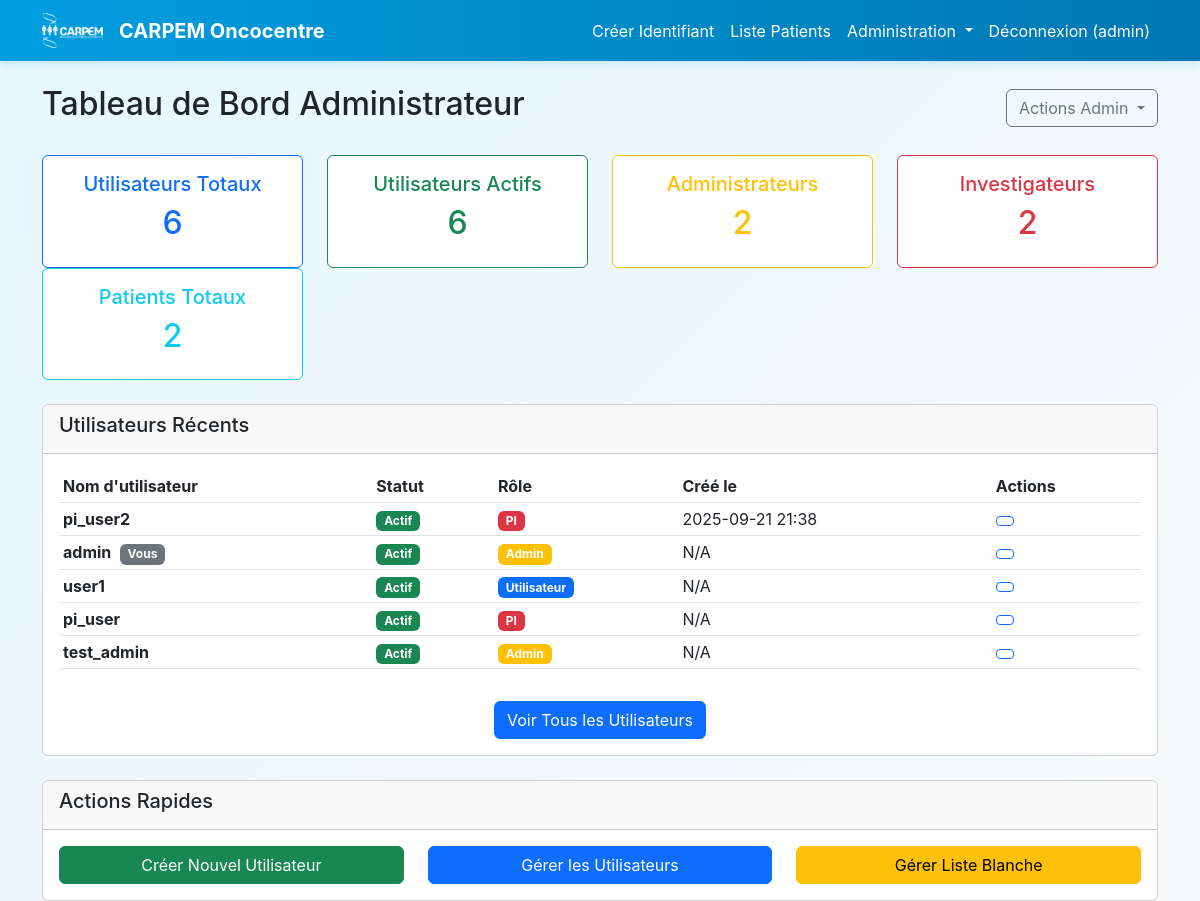
The app's page /admin/dashboard (signed in) with its own data.
### app/core/models.py (models this page shows, shortened)
class User(UserMixin, db.Model):
    id = db.Column(db.Integer, primary_key=True)
    username = db.Column(db.String(80), unique=True, nullable=False)
    password_hash = db.Column(db.String(128), nullable=True)  # Nullable for LDAP users
    is_active = db.Column(db.Boolean, default=True, nullable=False)
    is_admin = db.Column(db.Boolean, default=False, nullable=False)
    is_principal_investigator = db.Column(db.Boolean, default=False, nullable=False)
    created_at = db.Column(db.DateTime, default=datetime.utcnow)
    auth_source = db.Column(db.String(20), default='local', nullable=False)  # 'local' or 'ldap'
    email = db.Column(db.String(120), nullable=True)
    first_name = db.Column(db.String(50), nullable=True)
    last_name = db.Column(db.String(50), nullable=True)
    display_name = db.Column(db.String(100), nullable=True)
    ldap_dn = db.Column(db.Text, nullable=True)  # LDAP Distinguished Name
    last_ldap_sync = db.Column(db.DateTime, nullable=True)  # Last sync with LDAP

### app/admin/views.py (the view)
@admin_bp.route('/dashboard')
@login_required
@admin_required
def dashboard():
    total_users = User.query.count()
    active_users = User.query.filter_by(is_active=True).count()
    admin_users = User.query.filter_by(is_admin=True).count()
    pi_users = User.query.filter_by(is_principal_investigator=True).count()
    total_patients = Patient.query.count()
    recent_users = User.query.order_by(User.created_at.desc()).limit(5).all()
    stats = {
        'total_users': total_users,
        'active_users': active_users,
        'admin_users': admin_users,
        'pi_users': pi_users,
        'total_patients': total_patients,
        'recent_users': recent_users
    }
    return render_template('admin/dashboard.html', stats=stats)

### app/admin/views.py (called while the page is built)
def admin_required(f):
    @wraps(f)
    def decorated_function(*args, **kwargs):
        if not current_user.is_authenticated or not current_user.is_admin:
            abort(403)
        return f(*args, **kwargs)
    return decorated_function

### templates/admin/dashboard.html (shortened to what this page needs)
{% extends "base.html" %}
{% block content %}
<div class="row">
    <div class="col-md-12">
        <div class="d-flex justify-content-between align-items-center mb-4">
            <h2> Tableau de Bord Administrateur</h2>
            <div class="dropdown">
                <button class="btn btn-outline-secondary dropdown-toggle" type="button" data-bs-toggle="dropdown">
                    Actions Admin
                </button>
            </div>
        </div>
    </div>
</div>
<div class="row mb-4">
    <div class="col-md-3">
        <div class="card text-center border-primary">
            <div class="card-body">
                <h5 class="card-title text-primary">Utilisateurs Totaux</h5>
                <h2 class="text-primary">{{ stats.total_users }}</h2>
            </div>
        </div>
    </div>
    <div class="col-md-3">
        <div class="card text-center border-success">
            <div class="card-body">
                <h5 class="card-title text-success">Utilisateurs Actifs</h5>
                <h2 class="text-success">{{ stats.active_users }}</h2>
            </div>
        </div>
    </div>
    <div class="col-md-3">
        <div class="card text-center border-warning">
            <div class="card-body">
                <h5 class="card-title text-warning">Administrateurs</h5>
                <h2 class="text-warning">{{ stats.admin_users }}</h2>
            </div>
        </div>
    </div>
    <div class="col-md-3">
        <div class="card text-center border-danger">
            <div class="card-body">
                <h5 class="card-title text-danger">Investigateurs</h5>
                <h2 class="text-danger">{{ stats.pi_users }}</h2>
            </div>
        </div>
    </div>
    <div class="col-md-3">
        <div class="card text-center border-info">
            <div class="card-body">
                <h5 class="card-title text-info">Patients Totaux</h5>
                <h2 class="text-info">{{ stats.total_patients }}</h2>
            </div>
        </div>
    </div>
</div>
<div class="row">
    <div class="col-md-12">
        <div class="card">
            <div class="card-header">
                <h5> Utilisateurs Récents</h5>
            </div>
            <div class="card-body">
                {% if stats.recent_users %}
                    <div class="table-responsive">
                        <table class="table table-sm">
                            <thead>
                                <tr>
                                    <th>Nom d'utilisateur</th>
                                    <th>Statut</th>
                                    <th>Rôle</th>
                                    <th>Créé le</th>
                                    <th>Actions</th>
                                </tr>
                            </thead>
                            <tbody>
                                {% for user in stats.recent_users %}
                                <tr>
                                    <td>
                                        <strong>{{ user.username }}</strong>
                                        {% if user.id == current_user.id %}
                                            <span class="badge bg-secondary ms-1">Vous</span>
                                        {% endif %}
                                    </td>
                                    <td>
                                        {% if user.is_active %}
                                            <span class="badge bg-success">Actif</span>
                                        {% else %}
                                            <span class="badge bg-secondary">Inactif</span>
                                        {% endif %}
                                    </td>
                                    <td>
                                        {% if user.is_admin %}
                                            <span class="badge bg-warning">Admin</span>
                                        {% endif %}
                                        {% if user.is_principal_investigator %}
                                            <span class="badge bg-danger">PI</span>
                                        {% endif %}
                                        {% if not user.is_admin and not user.is_principal_investigator %}
                                            <span class="badge bg-primary">Utilisateur</span>
                                        {% endif %}
                                    </td>
                                    <td>{{ user.created_at.strftime('%Y-%m-%d %H:%M') if user.created_at else 'N/A' }}</td>
                                    <td>
                                        <a href="{{ url_for('admin.edit_user', user_id=user.id) }}" class="btn btn-sm btn-outline-primary">
                                        </a>
                                    </td>
                                </tr>
                                {% endfor %}
                            </tbody>
                        </table>
                    </div>
                    <div class="text-center mt-3">
                        <a href="{{ url_for('admin.list_users') }}" class="btn btn-primary">
                            Voir Tous les Utilisateurs
                        </a>
                    </div>
                {% else %}
                    <p class="text-muted">Aucun utilisateur trouvé.</p>
                {% endif %}
            </div>
        </div>
    </div>
</div>
<div class="row mt-4">
    <div class="col-md-12">
        <div class="card">
            <div class="card-header">
                <h5> Actions Rapides</h5>
            </div>
            <div class="card-body">
                <div class="row">
                    <div class="col-md-4">
                        <div class="d-grid">
                            <a href="{{ url_for('admin.create_user') }}" class="btn btn-success">
                                 Créer Nouvel Utilisateur
                            </a>
                        </div>
                    </div>
                    <div class="col-md-4">
                        <div class="d-grid">
                            <a href="{{ url_for('admin.list_users') }}" class="btn btn-primary">
                                 Gérer les Utilisateurs
                            </a>
                        </div>
                    </div>
                    <div class="col-md-4">
                        <div class="d-grid">
                            <a href="{{ url_for('admin.manage_whitelist') }}" class="btn btn-warning">
                                 Gérer Liste Blanche
                            </a>
                        </div>
                    </div>
                </div>
            </div>
        </div>
    </div>
</div>
{% endblock %}

### templates/base.html (shortened to what this page needs)
<!DOCTYPE html>
<html lang="fr">
<head>
    <link href="https://cdn.jsdelivr.net/npm/bootstrap@5.3.0/dist/css/bootstrap.min.css" rel="stylesheet">
    <link rel="stylesheet" href="{{ url_for('static', filename='css/style.css') }}">
</head>
<body>
    <nav class="navbar navbar-expand-lg navbar-light carpem-navbar">
        <div class="container">
            <a class="navbar-brand d-flex align-items-center" href="{{ url_for('main.index') }}">
                <img src="{{ url_for('static', filename='images/carpem-logo.png') }}" alt="CARPEM Logo" class="carpem-logo me-3">
                <strong>CARPEM Oncocentre</strong>
            </a>
            <div class="navbar-nav">
                {% if current_user.is_authenticated %}
                    <a class="nav-link" href="{{ url_for('main.index') }}">Créer Identifiant</a>
                    <a class="nav-link" href="{{ url_for('main.list_patients') }}">Liste Patients</a>
                    {% if current_user.is_admin %}
                        <div class="nav-item dropdown">
                            <a class="nav-link dropdown-toggle text-warning" href="#" role="button" data-bs-toggle="dropdown">
                                 Administration
                            </a>
                        </div>
                    {% endif %}
                    <a class="nav-link" href="{{ url_for('auth.logout') }}">Déconnexion ({{ current_user.username }})</a>
                {% else %}
                    <a class="nav-link" href="{{ url_for('auth.login') }}">Connexion</a>
                {% endif %}
            </div>
        </div>
    </nav>
    <main class="container mt-4">
        {% block content %}{% endblock %}
    </main>
</body>
</html>

### static/css/style.css (style rules this page uses)
:root { --carpem-blue: #009ee0; --carpem-pink: #ec2849; --carpem-light-blue: #e6f7ff; --carpem-dark-blue: #0077b3; }
body { background: linear-gradient(135deg, var(--carpem-light-blue) 0%, #f8f9fa 100%); font-family: -apple-system, BlinkMacSystemFont, 'Segoe UI', Roboto, sans-serif; min-height: 100vh; }
.carpem-navbar { background: linear-gradient(90deg, var(--carpem-blue) 0%, var(--carpem-dark-blue) 100%); box-shadow: 0 2px 10px rgba(0, 158, 224, 0.2); }
.carpem-navbar .navbar-brand, .carpem-navbar .nav-link { color: white !important; transition: all 0.3s ease; }
.carpem-logo { height: 35px; width: auto; filter: brightness(0) invert(1); transition: all 0.3s ease; }

### records on screen
User: username "admin", shows "Vous", is_active "Actif", is_admin "Admin", created_at "N/A"
User: username "pi_user2", is_active "Actif", is_principal_investigator "PI", created_at "2025-09-21 21:38"
User: username "user1", is_active "Actif", is_admin "Utilisateur", created_at "N/A"
User: username "pi_user", is_active "Actif", is_principal_investigator "PI", created_at "N/A"
User: username "test_admin", is_active "Actif", is_admin "Admin", created_at "N/A"

### other values on screen
{{ stats.total_users }} "6"
{{ stats.active_users }} "6"
{{ stats.admin_users }} "2"
{{ stats.pi_users }} "2"
{{ stats.total_patients }} "2"
